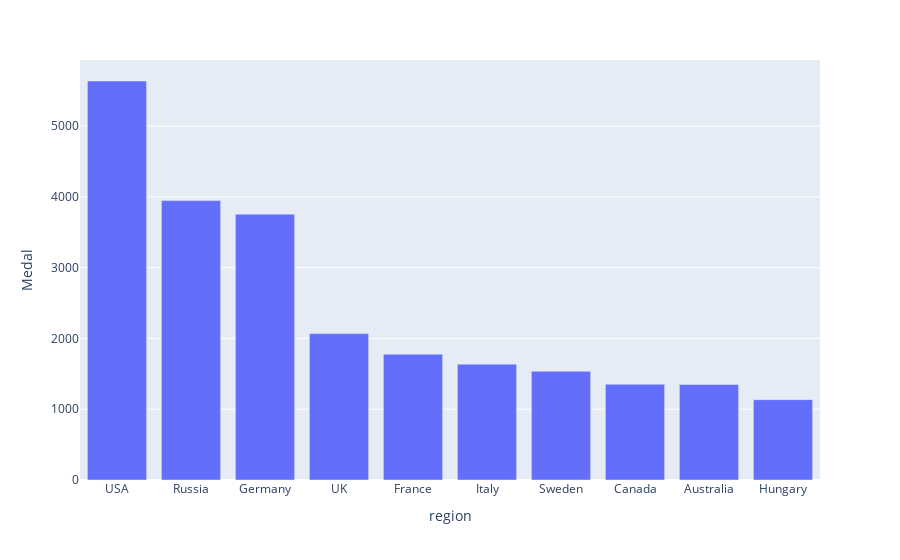

The notebook cell saved with this chart:
### Code cell
import plotly.express as px

fig = px.bar(df_medal_10, x="region", y="Medal")
fig.show()

### Figure 1 — Plotly figure (JSON) as saved in the notebook; plotly's stock layout.template omitted (floating-point values rounded to 4 significant figures)
{"data": [{"alignmentgroup": "True", "hovertemplate": "region=%{x}<br>Medal=%{y}<extra></extra>", "legendgroup": "", "marker": {"color": "#636efa", "pattern": {"shape": ""}}, "name": "", "offsetgroup": "", "orientation": "v", "showlegend": false, "textposition": "auto", "type": "bar", "x": ["USA", "Russia", "Germany", "UK", "France", "Italy", "Sweden", "Canada", "Australia", "Hungary"], "xaxis": "x", "y": [5637, 3947, 3756, 2068, 1777, 1637, 1536, 1352, 1349, 1135], "yaxis": "y"}], "layout": {"barmode": "relative", "legend": {"tracegroupgap": 0}, "margin": {"t": 60}, "xaxis": {"anchor": "y", "domain": [0, 1], "title": {"text": "region"}}, "yaxis": {"anchor": "x", "domain": [0, 1], "title": {"text": "Medal"}}}}
